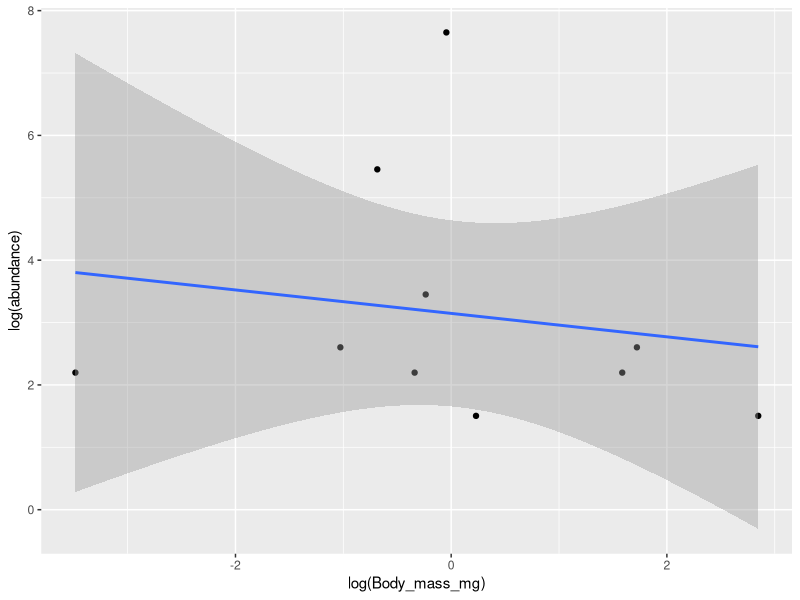
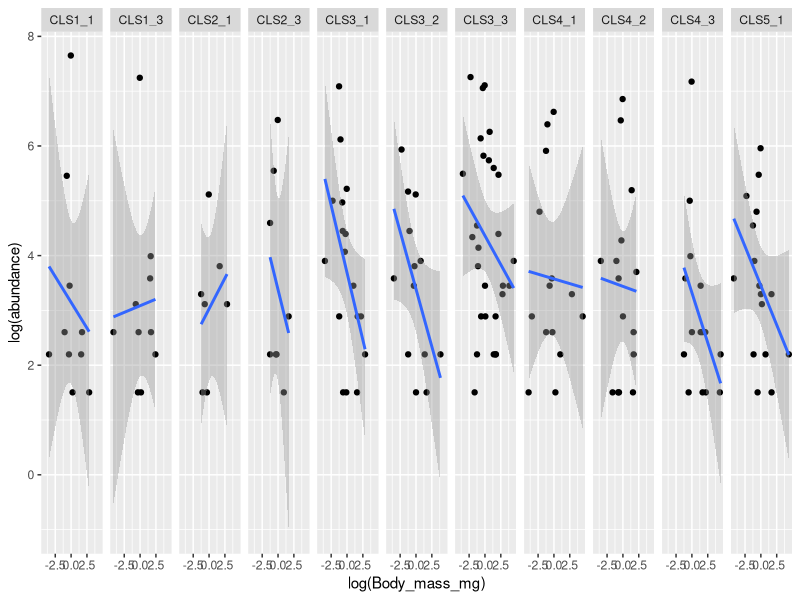
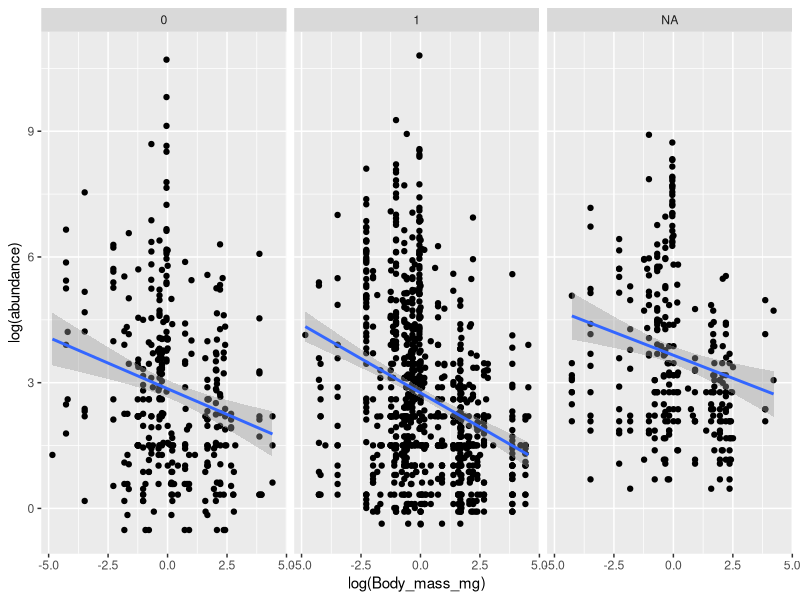
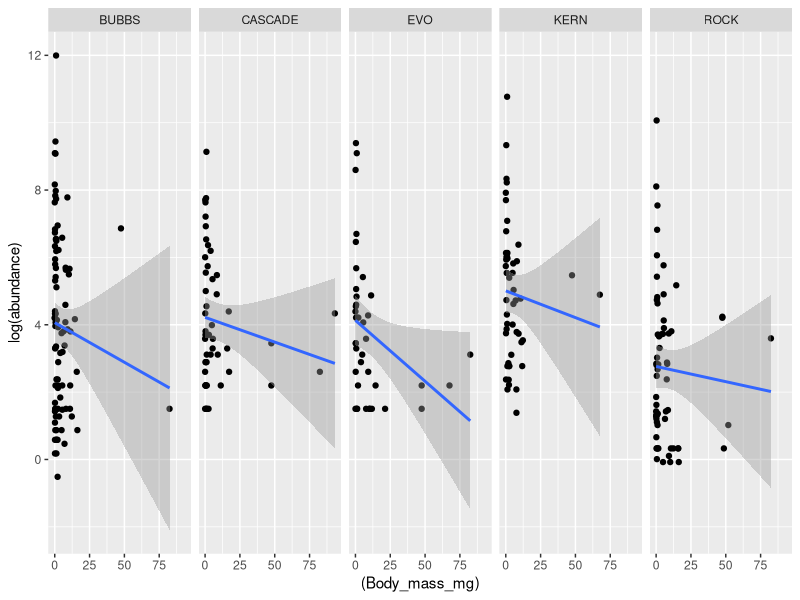
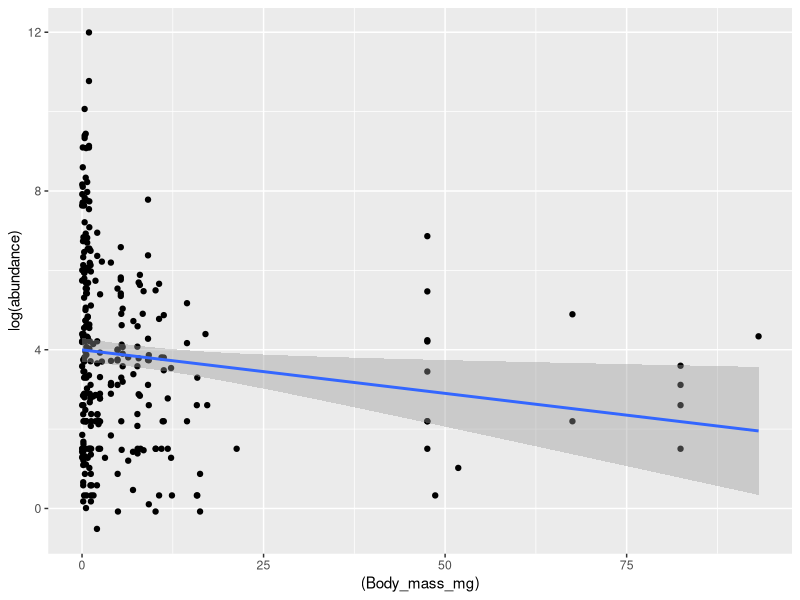
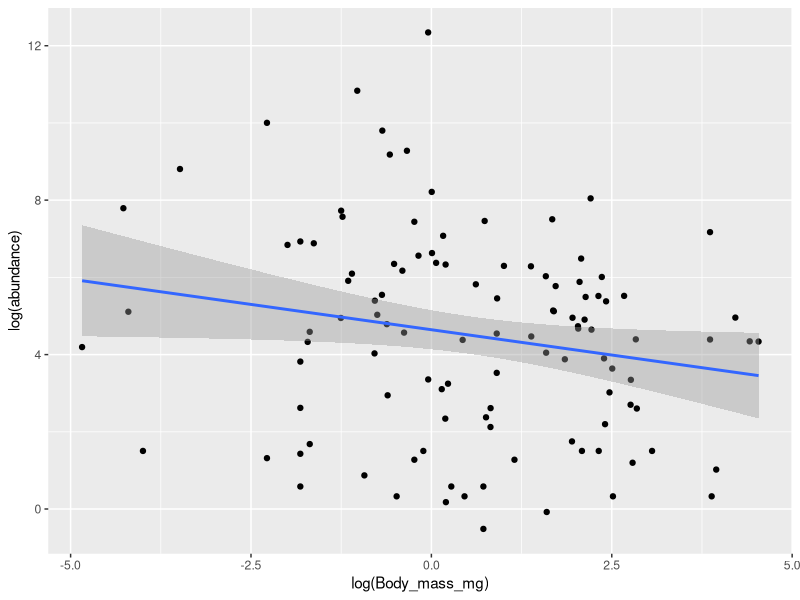

R code for these plots, in order: (Note: this script raises an error after producing the figures.)
#Mass Abundance Curves by Site

#Matthew and Katherine
#September 17,2020

#Papers
#Relationships between body size and abundance in ecology

library(ggplot2)
library(tidyverse)

setwd("~/Dropbox/Manuscipts/L-S Food web/Food-Web-Structure-Sierra/data")

species<-read.csv(file = "sp.density.update.12.28.19.csv")
summary(species)

traits<-read.csv("Full_fn_trait.csv")
summary(traits)

env <-read.csv("dave.matt.env.full.12.29.19.csv")
summary(env)

#organize data
env<-env%>%mutate(Euc.dist.lake=log(Euc.dist.lake+1),River.dist.lake=log(River.dist.lake+1),Head.river.dist=log(Head.river.dist+1))
envs<-env%>%dplyr::select(c(Site,O.NET))
species_all<-species%>%pivot_longer(-Site, names_to="Taxon", values_to="abundance")%>%filter(abundance>0)
traits_mass<-traits%>%rename(Body_mass_mg=M)%>%dplyr::select(c(Taxon, Body_mass_mg))
species_mass_data<-left_join(species_all,traits_mass, by="Taxon")

species_mass_data_env<-left_join(species_mass_data,env, by="Site")%>%filter(O.NET != "YOUNG")
########################################################################################################################
#Create Mass abundance curves for each site, network, and regionally

#1)Mass Abundance by Site
CLS1_1<-species_mass_data_env%>%filter(Site=="CLS1_1")
CLS1_1%>%
  ggplot(aes(x=log(Body_mass_mg),y=log(abundance)))+
  geom_point()+
  geom_smooth(method = "lm")

#group by Networks and Site (repeat for our other Networks: BUBBS, EVO)
species_mass_data_env%>% 
  filter(O.NET=="CASCADE")%>%
  ggplot(aes(x=log(Body_mass_mg),y=log(abundance)))+
  geom_point()+
  geom_smooth(method = "lm")+
  facet_grid(~Site)

species_mass_data_env%>% 
  #filter(O.NET=="CASCADE")%>%
  ggplot(aes(x=log(Body_mass_mg),y=log(abundance)))+
  geom_point()+
  geom_smooth(method = "lm")+
  facet_grid(~Fish)

#2)Group by Network
species_mass_data_env_net<-species_mass_data_env%>%
  group_by(O.NET,Taxon,Body_mass_mg)%>%
  summarise(abundance=sum(abundance))

species_mass_data_env_net%>%
  ggplot(aes(x=(Body_mass_mg),y=log(abundance)))+
  geom_point()+
  geom_smooth(method = "lm")+
  facet_grid(~O.NET)

species_mass_data_env_net%>%
  ggplot(aes(x=(Body_mass_mg),y=log(abundance)))+
  geom_point()+
  geom_smooth(method = "lm")

#3)Regionally all sites together

species_mass_data_env_reg<-species_mass_data_env%>%
  group_by(Taxon,Body_mass_mg)%>%
  summarise(abundance=sum(abundance))

species_mass_data_env_reg%>%
  ggplot(aes(x=log(Body_mass_mg),y=log(abundance)))+
  geom_point()+
  geom_smooth(method = "lm")

species_mass_data_env%>%
  ggplot(aes(x=log(Body_mass_mg),y=log(abundance)))+
  geom_point()+
  geom_smooth(method = "lm")+
  facet_grid(~Order)



########################################################################################################################
#Part 2: CWM

species.traits<-read.csv(file = "sp.density.update.12.28.19_traits.csv", row.names = 1)
tr.traits<-read.csv("Full_full_fn_trait.csv")


row.traits<-tr.traits%>%filter(Taxon !="Benthic.producers" & Taxon !="Pelagic.producers")
traitsy<-tr.traits%>%dplyr::rename(Body_mass_mg=M)%>%filter(Taxon !="Benthic.producers" & Taxon !="Pelagic.producers")%>%dplyr::select(c(Body_mass_mg))
str(traitsy)
#rownames(traitsy)<-rownames(row.traits)
rownames(traitsy)<-row.traits$Taxonomic_name

tres_bm = dbFD(traitsy,species.traits, corr = ("lingoes"),
               stand.FRic = TRUE, calc.FDiv = TRUE)

cwm=tres_bm$CWM
FDis=as.data.frame(tres_bm$FDis)
FEve=as.data.frame(tres_bm$FEve)
FRic=as.data.frame(tres_bm$FRic)

head(cwm)

datas<-cbind(env,cwm,FRic,FDis,FEve)
datasz<-datas%>%
  filter(River.dist.lake>0.1)%>%
  #filter(Head.river.dist>2.3)%>%
  #filter(Fish != "NA")%>%
  filter(O.NET != "YOUNG")%>%
  filter(Body_mass_mg<15)
  
datasz%>%
  ggplot(aes(x = log(Elevation+1), y = Body_mass_mg))+ #, colour=as.factor(Fish))) + #remove , fill=Network and see what the grpah looks like, are there tredns that both entowrks share together
  geom_point()+
  #geom_smooth(method = "lm")+
  stat_smooth(method = glm, method.args = list(family = gaussian(link="identity")))+
  theme_bw()+
  theme(axis.line = element_line(colour = "black"),panel.grid.major = element_blank(), panel.grid.minor = element_blank(),
        panel.border = element_blank(),panel.background = element_blank())

datasz%>%
  filter(Fish !="NA")%>%
  gather(Head.river.dist,River.dist.lake,Elevation,key = "var", value = "value") %>% #PC2,PC3,PC4,River.dist.lake,
  ggplot(aes(x = value, y = Body_mass_mg, colour=as.factor(Fish)))+ #, colour=as.factor(Fish))) + #remove , fill=Network and see what the grpah looks like, are there tredns that both entowrks share together
  geom_point()+
  #geom_smooth(method = "lm")+
  stat_smooth(method = glm, method.args = list(family = gaussian(link="identity")))+
  facet_wrap(~ var, scales = "free") +
  theme_bw()+
  theme(axis.line = element_line(colour = "black"),panel.grid.major = element_blank(), panel.grid.minor = element_blank(),
        panel.border = element_blank(),panel.background = element_blank())

datasz%>%
  gather(Head.river.dist,River.dist.lake,key = "var", value = "value") %>% #PC2,PC3,PC4,River.dist.lake,
  ggplot(aes(x = value, y = Body_mass_mg))+ #, colour=as.factor(Fish))) + #remove , fill=Network and see what the grpah looks like, are there tredns that both entowrks share together
  geom_point()+
  #geom_smooth(method = "lm")+
  stat_smooth(method = glm, method.args = list(family = gaussian(link="identity")))+
  facet_grid(O.NET~ var, scales = "free") +
  theme_bw()+
  theme(axis.line = element_line(colour = "black"),panel.grid.major = element_blank(), panel.grid.minor = element_blank(),
        panel.border = element_blank(),panel.background = element_blank())

datasz%>%
  #filter(Fish != "NA")%>%
  ggplot(aes(x = as.factor(Fish), y = Body_mass_mg, fill=as.factor(Fish)))+ 
  geom_boxplot()+
  scale_fill_viridis(discrete = TRUE,name = "Fish Presence", labels = c("no", "yes"))+
  xlab("Fish Presence")+
  labs(fill='Fish Presence') +
  #scale_fill_discrete(name = "Fish Presence", labels = c("no", "yes"))+
  theme(axis.line = element_line(colour = "black"),panel.grid.major = element_blank(), panel.grid.minor = element_blank(),
        panel.border = element_blank(),panel.background = element_blank())


dog<-lm(Body_mass_mg~Head.river.dist, datasz)
summary(dog)

dog<-lm(Body_mass_mg~River.dist.lake, datasz)

dog<-lm(Body_mass_mg~River.dist.lake*Head.river.dist, datasz)
summary(dog)

dog<-glm(Body_mass_mg~as.factor(Fish)*River.dist.lake*Head.river.dist,family = gaussian(link = "identity"), datasz)
summary(dog)
r2(dog)

dog<-aov(Body_mass_mg~as.factor(Fish), datasz)

#################################################

